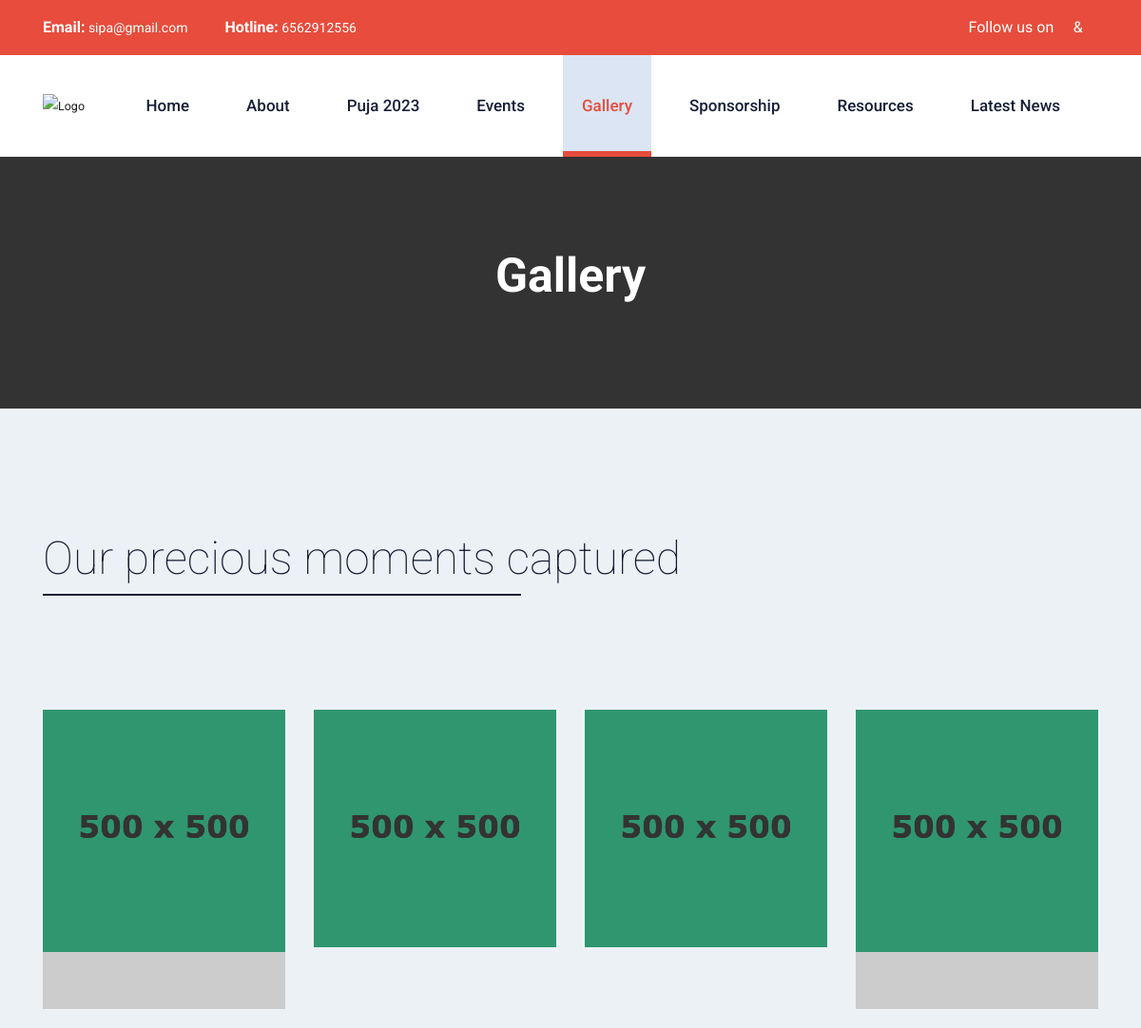
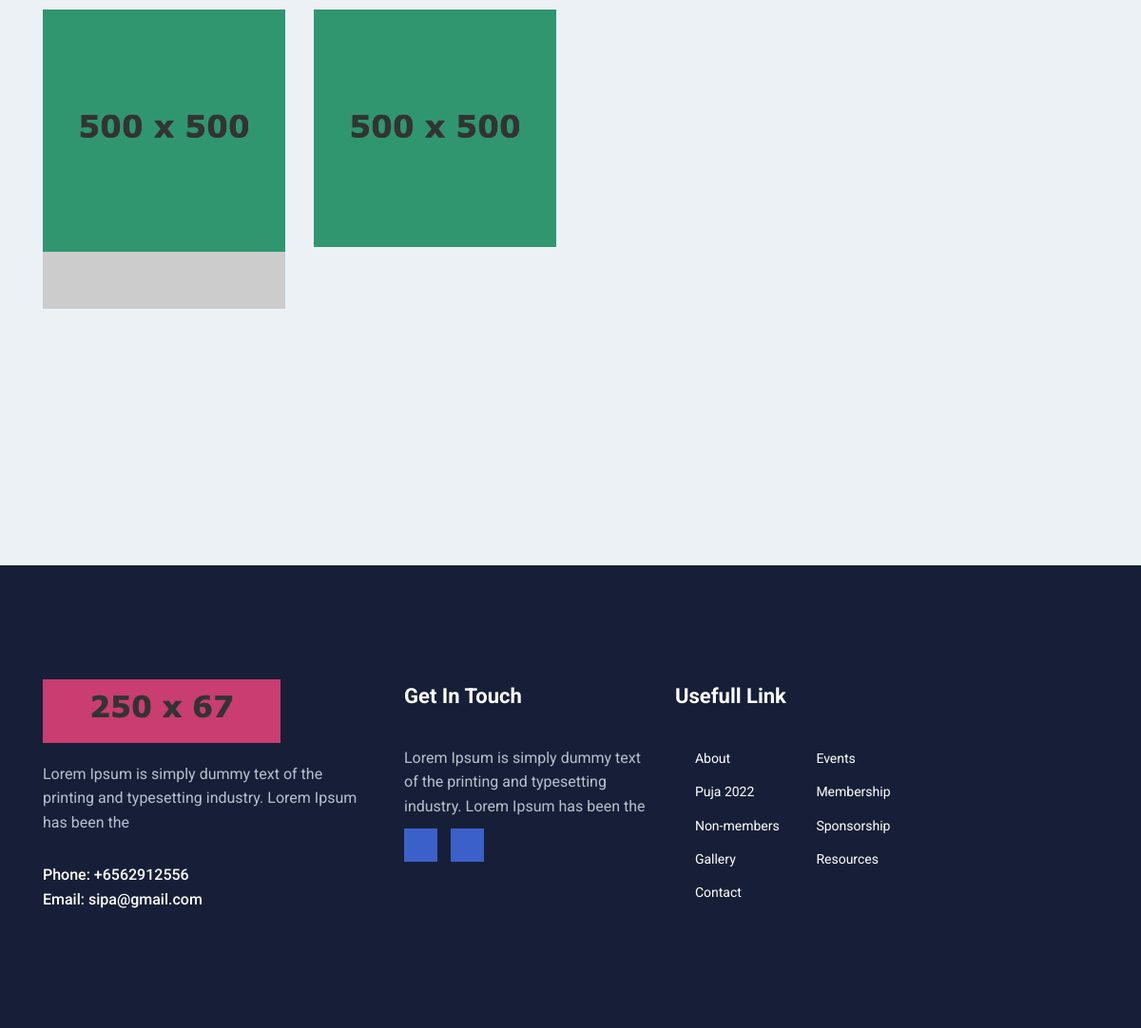
The page /gallery/ on the database as committed earlier (2 pictures, top to bottom).
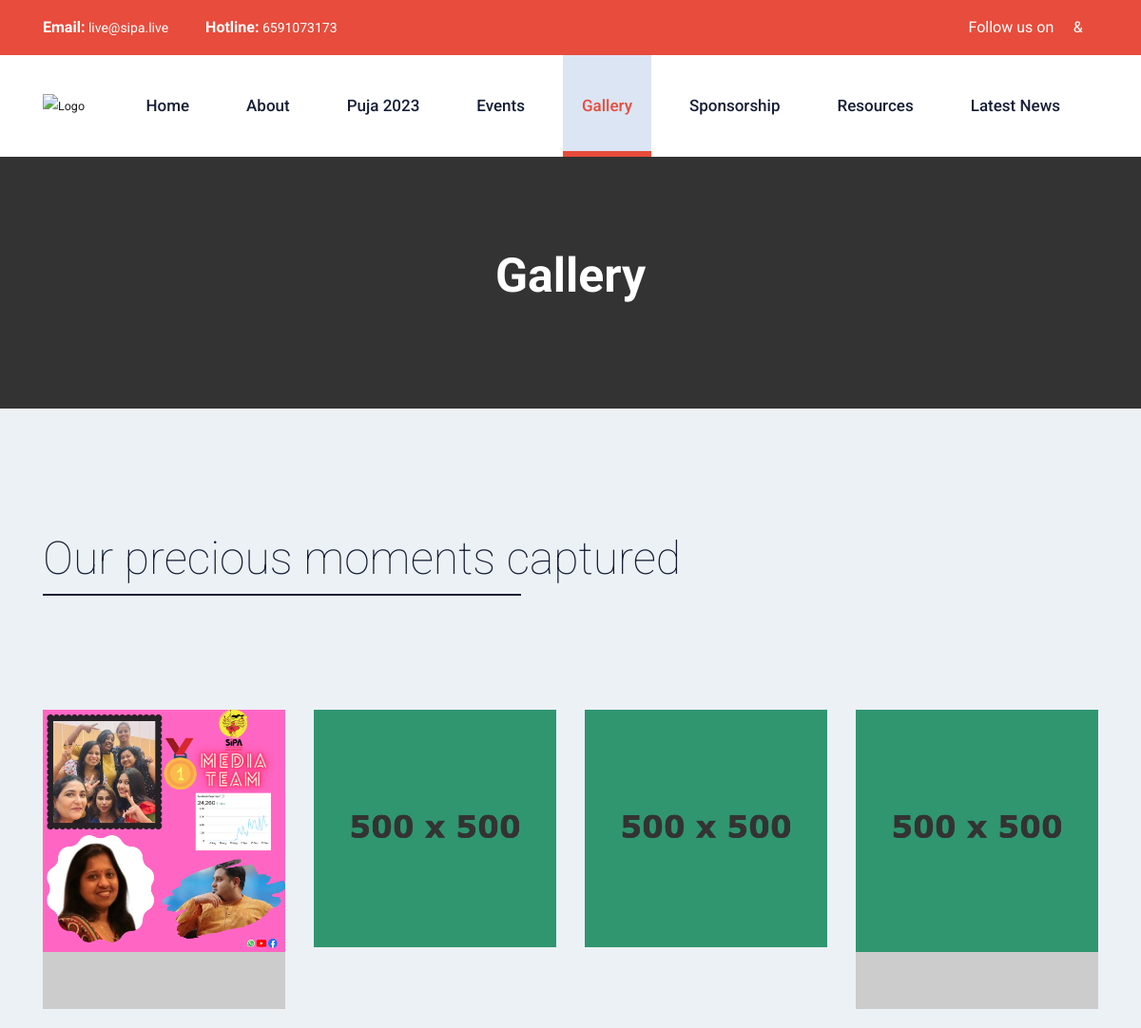
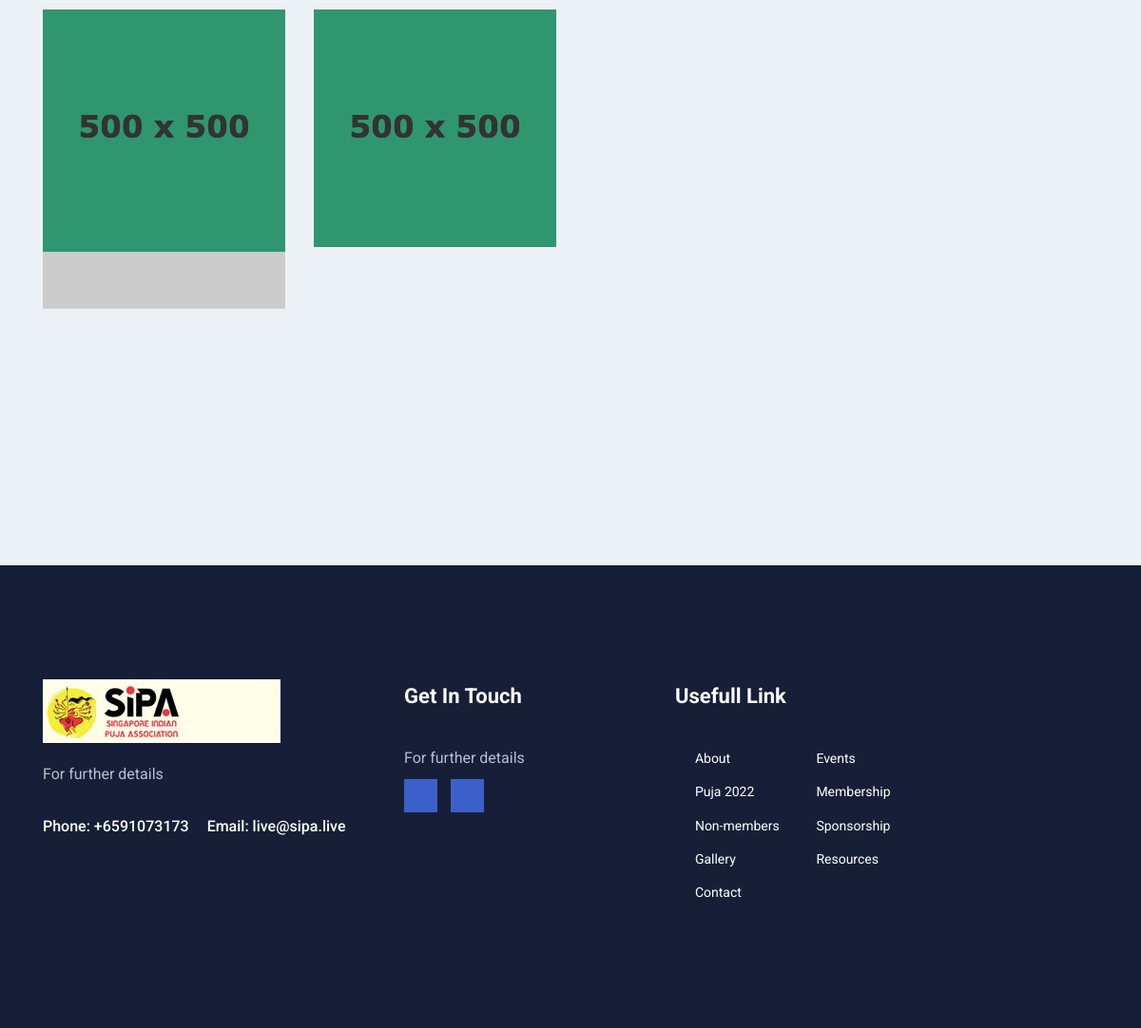
The same page on the database as committed later (2 pictures, top to bottom).
### contact/models.py (models this page shows)
class Contact(models.Model):
    class Meta:
        verbose_name_plural = "Contact"
    address = models.CharField(max_length=500)
    email = models.CharField(max_length=100)
    phone = models.IntegerField()
    created_on= models.DateField(auto_now_add=True)

### home/models.py (models this page shows)
class Gallery(models.Model):
    class Meta:
        verbose_name_plural = "Gallery"
    title = models.CharField(max_length=200)
    image = models.ImageField(upload_to='gallery')
    created_on = models.DateField(auto_now_add=True)

class Footer(models.Model):
    class Meta:
        verbose_name_plural = "Footer Content"
    logo = models.ImageField(upload_to='footer')
    short_description=models.CharField(max_length=100)
    phone = models.IntegerField()
    email = models.EmailField()

### gallery/views.py (the view)
# urls.py: path('/',view=getGalleryPageDetails,name='gallery'),
def getGalleryPageDetails(request):
    footer_content = Footer.objects.first()
    contact = Contact.objects.latest('created_on')
    photos = Gallery.objects.all()
    return render(request, 'gallery.html',{'footer':footer_content,'photos':photos,'contact':contact,})

### templates/gallery.html (shortened to what this page needs)
{%load static%}
{%include './home/preloader.html'%}
<body>
    {%include './home/header.html'%}
<section id="page-title-area">
    <div class="container">
        <div class="row">
            <div class="col-lg-8 m-auto text-center">
                <div class="page-title-content">
                    <h1 class="h2">Gallery</h1>
                </div>
            </div>
        </div>
    </div>
</section>
    <section id="page-content-wrap">
        <div class="gallery-page-wrap section-padding">
            <div class="container">
                <div class="row">
                    <div class="col-lg-12">
                        <div class="full-album-content">
                            <div class="single-album-wraper">
                                <div class="album-heading">
                                    <h2><a href="single-album.html">Our precious moments captured</a></h2>
                                </div>
                                <div class="album-gallery-item">
                                    <div class="row gallery-gird">
                                        {% for photo in photos %}
                                        <div class="col-lg-3 col-sm-6 recent event">
                                          <div class="single-gallery-item gallery-bg-1" >
                                            <img src="{%get_media_prefix%}{{photo.image}}" style="max-width:100% !important"/>
                                          </div>
                                        </div>
                                        {%endfor%}
</div>
                                </div>
                            </div>
                        </div>
                    </div>
                </div>
            </div>
        </div>
    </section>
    {%include './home/footer.html' %}
</body>
</html>

### templates/home/header.html (shortened to what this page needs)
{%load static%}
<header id="header-area">
  <div class="preheader-area" style="background-color:#e74c3c;">
    <div class="container">
      <div class="row">
        <div class="col-lg-6 col-sm-7 col-7">
          <div class="preheader-left" >
            <a href="mailto:sipa@gmail.com"
              ><strong>Email:</strong> {{contact.email}}</a
            >
            <a href="mailto:sipa@construc.com"
              ><strong>Hotline:</strong> {{contact.phone}}</a
            >
          </div>
        </div>
        <div class="col-lg-6 col-sm-5 col-5 text-right" style="text-align:center;">
          <div class="preheader-right text-right" style="margin-top:3%;">
            Follow us on      <a href="https://www.facebook.com/Sipaisgreat"><i class="fa fa-facebook" style="color:white"></i>
              </a>  &
            <a href="https://www.youtube.com/channel/UCXb5lH7fL-z982-dOPKr35A"
                  ><i class="fa fa-youtube" style="color:white"></i></a>
          </div>
      </div>
      </div>
    </div>
  </div>
  <div class="header-bottom-area" id="fixheader">
    <div class="container">
      <div class="row">
        <div class="col-lg-12">
          <nav class="main-menu navbar navbar-expand-lg navbar-light">
            <a class="navbar-brand" href="{%url "home:home"%}">
              <img
                src="{%static 'assets/img/sipa-logo.png' %}"
                alt="Logo"
                style="height: 6rem; width: 4rem"
              />
            </a>
            <div class="collapse navbar-collapse" id="menucontent">
              <ul class="navbar-nav ml-auto">
                <li class="nav-item {% if request.resolver_match.url_name == 'home' %}active{% endif %}">
                  <a class="nav-link" href="{%url "home:home"%}">Home</a>
                </li>
                <li class="nav-item {% if request.resolver_match.url_name == 'about' %}active{% endif %}">
                  <a class="nav-link" href="{%url "about:about"%}">About</a>
                </li>
                <li class="nav-item {% if request.resolver_match.url_name == 'puja2022' %}active{% endif %}">
                  <a class="nav-link" href="{%url "puja2022:puja2022"%}">Puja 2023</a>
                </li>
                <li class="nav-item {% if request.resolver_match.url_name == 'events' %}active{% endif %}">
                  <a class="nav-link" href="{%url "events:events"%}">Events</a>
                </li>
                <li class="nav-item {% if request.resolver_match.url_name == 'gallery' %}active{% endif %}">
                  <a class="nav-link" href="{%url "gallery:gallery"%}">Gallery</a>
                </li>
                <li class="nav-item {% if request.resolver_match.url_name == 'sponsorship' %}active{% endif %}">
                  <a class="nav-link" href="{%url "sponsorship:sponsorship"%}">Sponsorship</a>
                </li>
                <li class="nav-item {% if request.resolver_match.url_name == 'resources' %}active{% endif %}">
                  <a class="nav-link" href="{%url "resources:resources"%}">Resources</a>
                </li>
                <li class="nav-item {% if request.resolver_match.url_name == 'latest-news' %}active{% endif %}">
                  <a class="nav-link" href="{%url "home:latest-news"%}">Latest News</a>
                </li>
              </ul>
            </div>
          </nav>
        </div>
      </div>
    </div>
  </div>
</header>

### templates/home/footer.html (shortened to what this page needs)
{%load static%}
<footer id="footer-area">
  <div class="footer-widget section-padding">
    <div class="container">
      <div class="row">
        <div class="col-lg-4 col-sm-6">
          <div class="single-widget-wrap">
            <div class="widgei-body">
              <div class="footer-about">
                <img
                  src="{%get_media_prefix%}{{footer.logo}}"
                  alt="Logo"
                  class="img-fluid"
                />
                <p>
                 {{footer.short_description}}
                </p>
                <a href="#">Phone: +{{footer.phone}}</a>
                <a href="#">Email: {{footer.email}}</a>
              </div>
            </div>
          </div>
        </div>
        <div class="col-lg-3 col-sm-6">
          <div class="single-widget-wrap">
            <h4 class="widget-title">Get In Touch</h4>
            <div class="widgei-body">
              <p>
                {{footer.short_description}}
              </p>
              <div class="footer-social-icons">
                <a href="https://www.facebook.com/Sipaisgreat" target="_blank"><i class="fa fa-facebook"></i></a>
                <a href="https://www.youtube.com/channel/UCXb5lH7fL-z982-dOPKr35A" target="_blank"><i class="fa fa-youtube"></i></a>
              </div>
            </div>
          </div>
        </div>
        <div class="col-lg-3 col-sm-6">
          <div class="single-widget-wrap">
            <h4 class="widget-title">Usefull Link</h4>
            <div class="widgei-body">
              <ul class="double-list footer-list clearfix">
                <li><a href="#">About</a></li>
                <li><a href="#">Events</a></li>
                <li><a href="#">Puja 2022</a></li>
                <li><a href="#">Membership</a></li>
                <li><a href="#">Non-members</a></li>
                <li><a href="#">Sponsorship</a></li>
                <li><a href="#">Gallery</a></li>
                <li><a href="#">Resources</a></li>
                <li><a href="#">Contact</a></li>
              </ul>
            </div>
          </div>
        </div>
      </div>
    </div>
  </div>
</footer>

Rows that differ between the two databases and show on the page:
removed Footer: logo (picture), short_description "Lorem Ipsum is simply dummy text of the printing and typesetting industry. Lorem Ipsum has been the", phone "6562912556", email "sipa@gmail.com"
changed Contact: email "sipa@gmail.com" → "live@sipa.live"; phone "6562912556" → "6591073173"
changed Gallery (number 1 of 6 on the later page): image: a different picture
added Footer: logo (picture), short_description "For further details", phone "6591073173", email "live@sipa.live"
